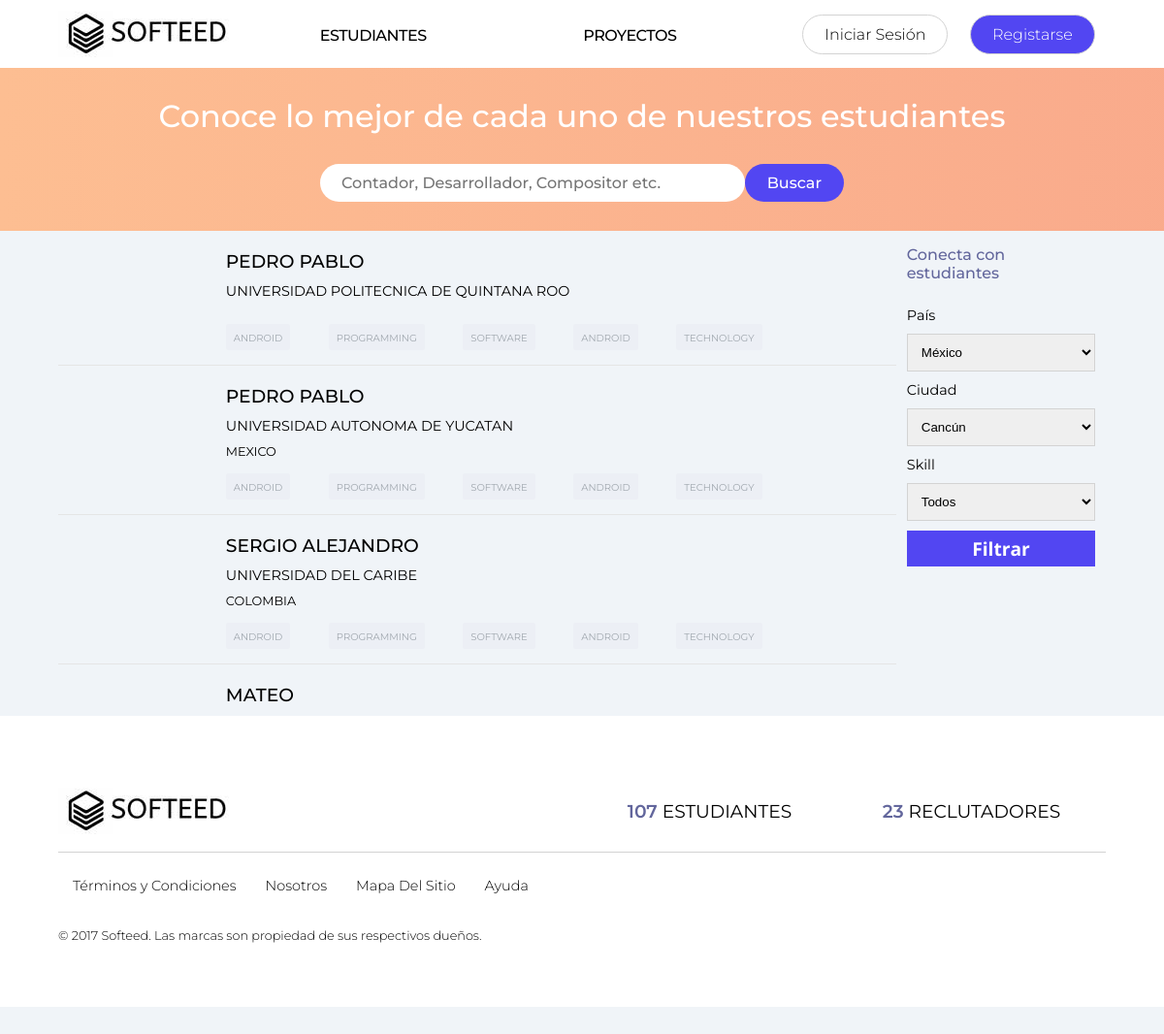
Page /index.php?aplication/controller=estudiantes&action=index on the committed database.
### tables this page shows
CREATE TABLE `estudiante` (
  `id` int(11) NOT NULL,
  `Nombre` varchar(50) NOT NULL,
  `Apellidos` varchar(50) NOT NULL,
  `Sexo` tinyint(1) NOT NULL,
  `Edad` int(4) NOT NULL,
  `Escolaridad` varchar(50) NOT NULL,
  `Centro_de_Estudios` varchar(100) NOT NULL,
  `Comprobante` varchar(100) NOT NULL,
  `Imagen_Perfil` varchar(100) DEFAULT NULL,
  `Alias` varchar(100) DEFAULT NULL,
  `Telefono` varchar(15) DEFAULT NULL,
  `Horario_Disponibilidad` varchar(100) DEFAULT NULL,
  `Disponibilidad_Contratacion` tinyint(1) DEFAULT NULL,
  `Carrera` varchar(70) DEFAULT NULL,
  `Pais` varchar(30) DEFAULT NULL,
  `Ciudad` varchar(30) DEFAULT NULL
);

### aplication/core/coreController.php (called while the page is built, shortened)
<?php
class coreController
{
    public function __construct(){
        require_once 'coreInits.php';
    }
    public function loadView($vista,$datos,$data){
        require_once 'coreUrl.php';
        $helper=new coreUrl();
        require 'aplication/views/header/header.php';
        require_once 'aplication/views/'.$vista.'.php';
        require 'aplication/views/footer/footer.php';
    }
}

### aplication/controllers/estudiantes.php (called while the page is built, shortened)
<?php
class estudiantes extends coreController
{
    public $adapter;
    private $model;
    public function __construct()
    {
        $this->model=new estudiantesModel($this->adapter);
    }
    public function index(){
        $data=$this->model->getAll();
        $this->loadView('public/students',array('data'=>$data),$this->dataUser1);
    }
}

### aplication/core/coreUrl.php (called while the page is built)
<?php
class coreUrl
{
    public function url($controlador=DEFAULT_CONTROLLER,$accion=DEFAULT_ACTION){
        $urlString="index.php?aplication/controller=".$controlador."&action=".$accion;
        return $urlString;
    }
}

### aplication/core/coreInits.php (called while the page is built, shortened)
<?php
class coreInits
{
    private $table;
    private $db;
    public function __construct($table, $adapter) {
        $this->table=(string) $table;
        $this->db=$adapter;
    }
    public function getAll(){
        $query=$this->db->query("SELECT * FROM $this->table");
        while ($row = $query->fetchobject()) {
            $resultSet[]=$row;
        }
        return $resultSet;
    }
}
?>

### aplication/views/public/students.php (the view, shortened to what this page needs)
<div class="students-banner full">
    <div class="container">
        <div class="legend">
            <h2>Conoce lo mejor de cada uno de nuestros estudiantes</h2>
        </div>
        <div class="showcase-search">
            <form action="#" method="post">
                <input type="text" placeholder="Contador, Desarrollador, Compositor etc.">
                <input type="submit" value="Buscar">
            </form>
        </div>
    </div>
</div>
<div class="students-showcase full">
    <div class="container">
        <div class="left">
           <?php foreach ($data as $row) {?>
               <div class="card">
                   <div class="image">
                   </div>
                   <div class="information">
                       <div class="title">
                           <h3><?php echo $row->Nombre; ?></h3>
                           <h4><?php echo $row->Centro_de_Estudios;?></h4>
                       </div>
                       <div class="location">
                           <p><?php echo(!empty($row->Ciudad))? $row->Ciudad : "No Disponible".','.(!empty($row->Pais))? $row->Pais : "No Disponible"; ?></p>
                       </div>
                       <div class="tags">
                           <div class="tag">
                               <a href="#">Android</a>
                           </div>
                           <div class="tag">
                               <a href="#">Programming</a>
                           </div>
                           <div class="tag">
                               <a href="#">Software</a>
                           </div>
                           <div class="tag">
                               <a href="#">Android</a>
                           </div>
                           <div class="tag">
                               <a href="#">Technology</a>
                           </div>
                       </div>
                   </div>
               </div>
            <?php } ?>
        </div>
        <div class="right">
            <div class="container">
                <div class="title darkpurple">
                    <h4>Conecta con estudiantes</h4>
                </div>
                <div class="students-filter">
                    <form action="#" method="get">
                        <p>País</p>
                        <select name="country" id="country">
                            <option value="#">México</option>
                        </select>
                        <p>Ciudad</p>
                        <select name="city" id="city">
                            <option value="#">Cancún</option>
                        </select>
                        <p>Skill</p>
                        <select name="skill" id="skill">
                            <option value="#">Todos</option>
                        </select>
                        <input type="submit" value="Filtrar" id="filtrar" class="">
                    </form>
                </div>
            </div>
        </div>
    </div>
</div>

### index.php (shortened to what this page needs)
<?php
require_once 'aplication/core/coreController.php';
require_once 'aplication/core/coreMain.php';
?>
<!DOCTYPE html>
<html lang="es">
<head>
    <link rel="stylesheet" href="aplication/css/style.css" media="screen">
    <link rel="stylesheet" href="https://maxcdn.bootstrapcdn.com/font-awesome/4.7.0/css/font-awesome.min.css">
</head>
<body>
    <?PHP
        if(isset($_GET["aplication/controller"])){
            $controllerObj=loadController($_GET["aplication/controller"]);
            launch($controllerObj);
        }else{
            $controllerObj=loadController(DEFAULT_CONTROLLER);
            launch($controllerObj);
        }
    ?>
</body>
</html>

### aplication/core/coreMain.php (shortened to what this page needs)
<?php
function loadAction($controllerObj, $action)
{
    $accion = $action;
    $controllerObj->$accion();
}
function launch($controllerObj)
{
    if (isset($_GET["action"]) && method_exists($controllerObj, $_GET["action"])) {
        loadAction($controllerObj, $_GET["action"]);
    } else {
        loadAction($controllerObj, DEFAULT_ACTION);
    }
}
?>

### aplication/views/header/header.php
<header class="full">
    <div class="container">
        <div class="left">
            <div class="logo">
                <a href="<?php echo $helper->url('inicio','index'); ?>"><img src="aplication/images/Softeed.jpg" alt="Softeed Logo" title="Softeed Logo"></a>
            </div>
            <nav>
                <div class="navigation full">
                    <div class="nav">
                        <a href="<?php echo $helper->url("estudiantes","index"); ?>" class="black">ESTUDIANTES</a>
                    </div>
                    <div class="nav">
                        <a href="<?php echo $helper->url("projects","index"); ?>" class="black">PROYECTOS</a>
                    </div>
                </div>
            </nav>
        </div>
        <div class="right">
              <div class="signin ">
                  <a href="<?php echo $helper->url("login","index")?>" class="black">Iniciar Sesión</a>
              </div>
              <div class="signup ">
                  <a href="<?php echo $helper->url("registre","index")?>" class="black">Registarse</a>
              </div>
        </div>
    </div>
</header>

### aplication/views/footer/footer.php
<footer class="full">
    <div class="container">
        <div class="top full">
            <div class="logo">
                <a href="#"><img src="aplication/images/Softeed.jpg" alt="Softeed Logo" title="Softeed Logo"></a>
            </div>
            <div class="counter">
                <h3><span class="darkpurple">107</span> Estudiantes </h3>
                <h3><span class="darkpurple">23</span> Reclutadores </h3>
            </div>
        </div>
        <div class="middle full">
            <a href="#">Términos y Condiciones</a>
            <a href="#">Nosotros</a>
            <a href="#">Mapa Del Sitio</a>
            <a href="#">Ayuda</a>
        </div>
        <div class="bottom full">
            <p>© 2017 Softeed. Las marcas son propiedad de sus respectivos dueños.</p>
        </div>
    </div>
</footer>

### rows in the picture
estudiante: Nombre "PEDRO PABLO", Centro_de_Estudios "UNIVERSIDAD POLITECNICA DE QUINTANA ROO"
estudiante: Nombre "PEDRO PABLO", Centro_de_Estudios "UNIVERSIDAD AUTONOMA DE YUCATAN", Pais "MEXICO"
estudiante: Nombre "SERGIO ALEJANDRO", Centro_de_Estudios "UNIVERSIDAD DEL CARIBE", Pais "COLOMBIA"
estudiante: Nombre "MATEO"
